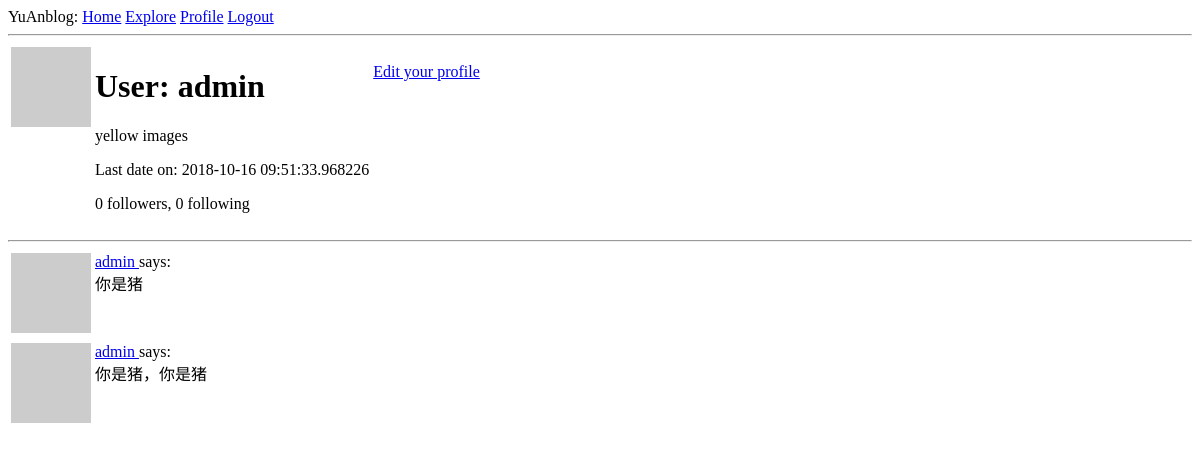
Page /user/admin (signed in) on the earlier database version.
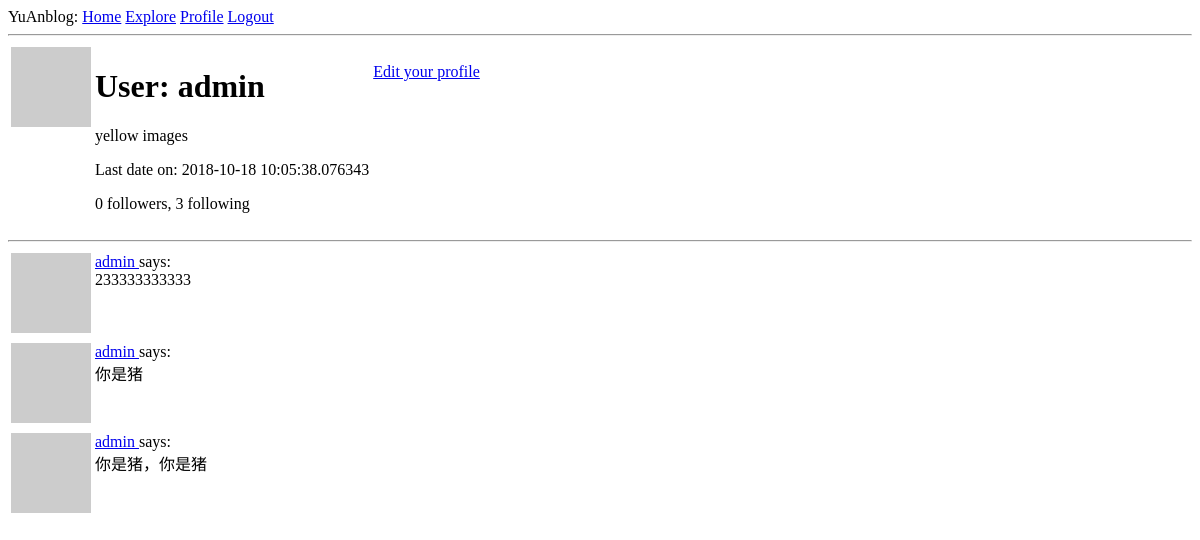
Same page on the later database version.
### app/models.py (models this page shows, shortened)
class User(UserMixin, db.Model):
    id = db.Column(db.Integer, primary_key=True)
    username = db.Column(db.String(64), index=True, unique=True)
    email = db.Column(db.String(128), index=True, unique=True)
    password_hash = db.Column(db.String(128))
    posts = db.relationship('Post', backref='author', lazy='dynamic')
    about_me = db.Column(db.String(140))
    last_date = db.Column(db.DateTime, default=datetime.utcnow)
    followed = db.relationship(
        'User', secondary=followers,
        primaryjoin=(followers.c.follower_id == id),
        secondaryjoin=(followers.c.followed_id == id),
        backref=db.backref('followers', lazy='dynamic'), lazy='dynamic')
    def avatar(self, size):
        digest = hashlib.md5(self.email.lower().encode('utf-8')).hexdigest()
        return 'https://www.gravatar.com/avatar/{}?d=identicon&s={}'.format(digest, size)
    @login.user_loader
    def load_user(id):
        return User.query.get(int(id))

class Post(db.Model):
    id = db.Column(db.Integer, primary_key=True)
    body = db.Column(db.String(140))
    timestamp = db.Column(db.DateTime, index=True, default=datetime.utcnow)
    user_id = db.Column(db.Integer, db.ForeignKey('user.id'))

### app/routes.py (the view)
@app.route('/user/<username>')
@login_required
def user(username):
    user = User.query.filter_by(username=username).first_or_404()
    page = request.args.get('page', 1, type=int)
    posts = user.posts.order_by(Post.timestamp.desc()).paginate(
        page, app.config['POSTS_PER_PAGE'], False)
    next_url = url_for('user', username=user.username, page=posts.next_num) \
        if posts.has_next else None
    prev_url = url_for('user', username=user.username, page=posts.prev_num) \
        if posts.has_prev else None
    return render_template('user.html', user=user, posts=posts.items,
                           next_url=next_url, prev_url=prev_url)

### app/routes.py (called while the page is built)
@app.before_request
def before_request():
    if current_user.is_authenticated:
        current_user.last_date = datetime.utcnow()
        db.session.commit()

### app/templates/user.html (shortened to what this page needs)
{% extends "base.html" %}
{% block content %}
    <table>
    <tr valign="top">
        <td><img src="{{ user.avatar(128) }}"></td>
        <td>
            <h1>User: {{ user.username }}</h1>
            {% if user.about_me %}<p>{{ user.about_me }}</p>{% endif %}
        {% if user.last_date %}<p>Last date on: {{ user.last_date }}</p>{% endif %}
        <p>{{ user.followers.count() }} followers, {{ user.followed.count() }} following</p>
        </td>
    <td>
        {% if user == current_user %}
        <p><a href="{{ url_for('edit_profile') }}">Edit your profile</a></p>
            {% elif not current_user.is_following(user) %}
        <p><a href="{{ url_for('follow', username=user.username) }}">Follow</a></p>
        {% else %}
        <p><a href="{{ url_for('un_follow', username=user.username) }}">Unfollow</a></p>
        {% endif %}
    </td>
    </tr>
    </table>
<hr>
{% for post in posts %}
    {% include '_post.html' %}
{% endfor %}
{% endblock %}

### app/templates/base.html (shortened to what this page needs)
<!DOCTYPE html>
<html lang="en">
<head>
</head>
<body>
<div>YuAnblog:
    <a href="{{ url_for('index') }}">Home</a>
            <a href="{{ url_for('explore') }}">Explore</a>
            {% if current_user.is_anonymous %}
            <a href="{{ url_for('login') }}">Login</a>
            {% else %}
            <a href="{{ url_for('user', username=current_user.username) }}">Profile</a>
            <a href="{{ url_for('logout') }}">Logout</a>
            {% endif %}
</div>
<hr>
{% block content %}{% endblock %}
</body>
</html>

### app/templates/_post.html
<table>
    <tr valign="top">
        <td>
            <img src="{{ post.author.avatar(36) }}">
        </td>
        <td>
            <a href="{{ url_for('user', username=post.author.username) }}">
                    {{ post.author.username }}
                </a>
                says:<br>{{ post.body }}
        </td>
    </tr>
</table>

Differences in the rows shown:
changed User "admin": last_date "2018-10-16 09:51:33.968226" → "2018-10-18 10:05:38.076343"
added Post: author.username "admin", body "233333333333"
Other differences:
{{ user.followed.count() }}: "0" → "3"
